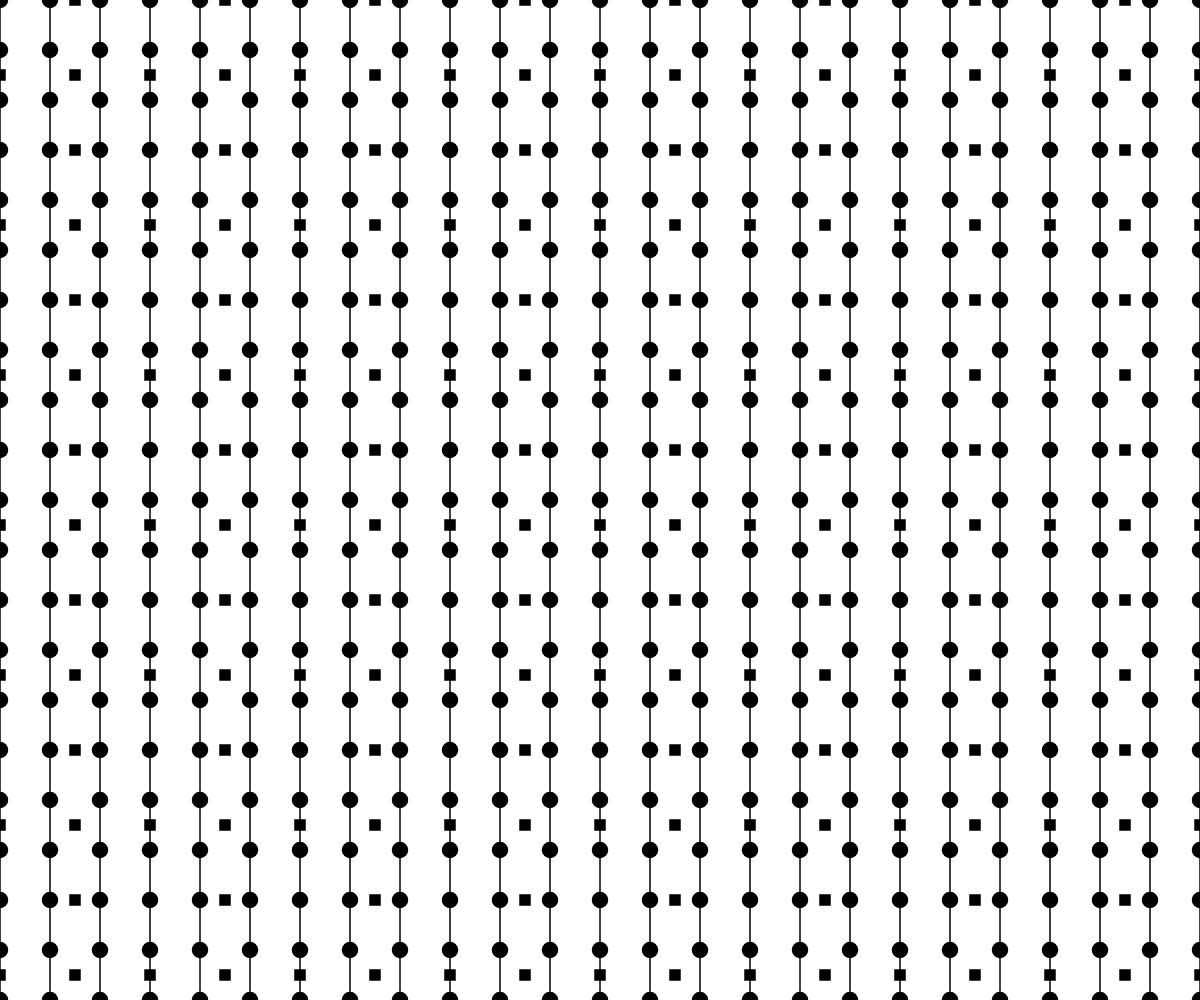
Frame 1 (no input)
Frame 60 (no input): identical to frame 1, image omitted
Frame 120 (the mouse pressed at the canvas centre since frame 60): identical to frame 1, image omitted

The p5.js sketch that drew this single still picture (run headless with seeded random() and noise() and a simulated clock; from frame 60 on, the mouse is pressed at the canvas centre):

// p5.js sketch
// ── sketch.js
function setup() {
  createCanvas(windowWidth, windowHeight); //setting height and width according to the screen size.

}

function draw() {
  background(255);
    fill(0);
  strokeWeight(1.5);
  rectMode(CENTER);
  let space = 50; // Variable that helps to decide the size of the grid
  //for loops to draw the pattern
  for(x = 0; x < width + 50; x += space){
     for(y = 0; y < height + 50; y += space){
       // drawing the grid by putting the lines inside the for loop
       //line(x, y, x + space, y);
       line(x, y, x, y + space);
       
       ellipse(x, y, 15, 15); //ellipses which get repeated in a for loop
       rect(x * 1.5, y * 1.5, 10, 10); // rectangles which get repeated in the for loop
     }
  }
}
